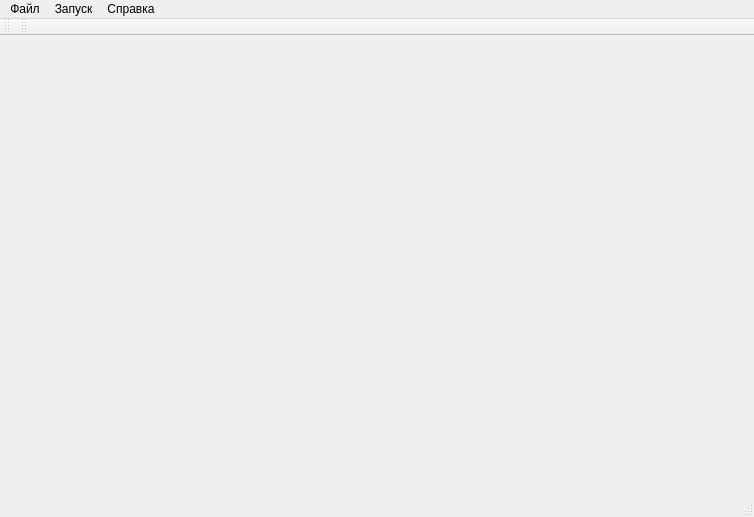
<?xml version="1.0" encoding="UTF-8"?>
<ui version="4.0">
 <class>MainWindow</class>
 <widget class="QMainWindow" name="MainWindow">
  <property name="geometry">
   <rect>
    <x>0</x>
    <y>0</y>
    <width>754</width>
    <height>517</height>
   </rect>
  </property>
  <property name="windowTitle">
   <string>MainWindow</string>
  </property>
  <widget class="QWidget" name="centralWidget"/>
  <widget class="QMenuBar" name="menuBar">
   <property name="geometry">
    <rect>
     <x>0</x>
     <y>0</y>
     <width>754</width>
     <height>29</height>
    </rect>
   </property>
   <widget class="QMenu" name="menuFile">
    <property name="title">
     <string>Файл</string>
    </property>
    <addaction name="actionNew"/>
    <addaction name="actionOpen"/>
    <addaction name="actionSave"/>
    <addaction name="actionSaveAs"/>
    <addaction name="actionClose"/>
    <addaction name="separator"/>
    <addaction name="actionQuit"/>
   </widget>
   <widget class="QMenu" name="menuRun">
    <property name="title">
     <string>Запуск</string>
    </property>
    <addaction name="actionRun"/>
   </widget>
   <widget class="QMenu" name="menuAbout">
    <property name="title">
     <string>Справка</string>
    </property>
    <addaction name="actionAboutProgram"/>
    <addaction name="actionAboutQt"/>
   </widget>
   <addaction name="menuFile"/>
   <addaction name="menuRun"/>
   <addaction name="menuAbout"/>
  </widget>
  <widget class="QToolBar" name="mainToolBar">
   <attribute name="toolBarArea">
    <enum>TopToolBarArea</enum>
   </attribute>
   <attribute name="toolBarBreak">
    <bool>false</bool>
   </attribute>
  </widget>
  <widget class="QStatusBar" name="statusBar"/>
  <widget class="QToolBar" name="toolBar">
   <property name="windowTitle">
    <string>toolBar</string>
   </property>
   <attribute name="toolBarArea">
    <enum>TopToolBarArea</enum>
   </attribute>
   <attribute name="toolBarBreak">
    <bool>false</bool>
   </attribute>
  </widget>
  <action name="actionRun">
   <property name="text">
    <string>Запустить</string>
   </property>
   <property name="shortcut">
    <string>Ctrl+R</string>
   </property>
  </action>
  <action name="actionOpen">
   <property name="text">
    <string>Открыть</string>
   </property>
   <property name="shortcut">
    <string>Ctrl+O</string>
   </property>
  </action>
  <action name="actionSave">
   <property name="text">
    <string>Сохранить</string>
   </property>
   <property name="shortcut">
    <string>Ctrl+S</string>
   </property>
  </action>
  <action name="actionSaveAs">
   <property name="text">
    <string>Сохранить как</string>
   </property>
  </action>
  <action name="actionQuit">
   <property name="text">
    <string>Выйти</string>
   </property>
   <property name="shortcut">
    <string>Ctrl+Q</string>
   </property>
  </action>
  <action name="actionClose">
   <property name="text">
    <string>Закрыть</string>
   </property>
   <property name="shortcut">
    <string>Ctrl+W</string>
   </property>
  </action>
  <action name="actionNew">
   <property name="text">
    <string>Новый</string>
   </property>
   <property name="shortcut">
    <string>Ctrl+N</string>
   </property>
  </action>
  <action name="actionAboutQt">
   <property name="text">
    <string>О &amp;Qt</string>
   </property>
  </action>
  <action name="actionAboutProgram">
   <property name="text">
    <string>О программе</string>
   </property>
  </action>
 </widget>
 <layoutdefault spacing="6" margin="11"/>
 <resources/>
 <connections>
  <connection>
   <sender>actionQuit</sender>
   <signal>triggered()</signal>
   <receiver>MainWindow</receiver>
   <slot>close()</slot>
   <hints>
    <hint type="sourcelabel">
     <x>-1</x>
     <y>-1</y>
    </hint>
    <hint type="destinationlabel">
     <x>274</x>
     <y>249</y>
    </hint>
   </hints>
  </connection>
 </connections>
</ui>
